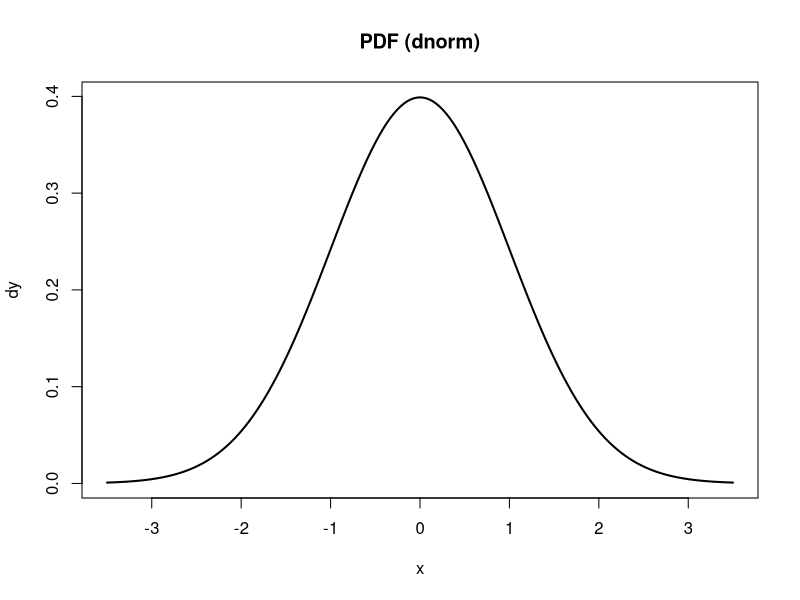
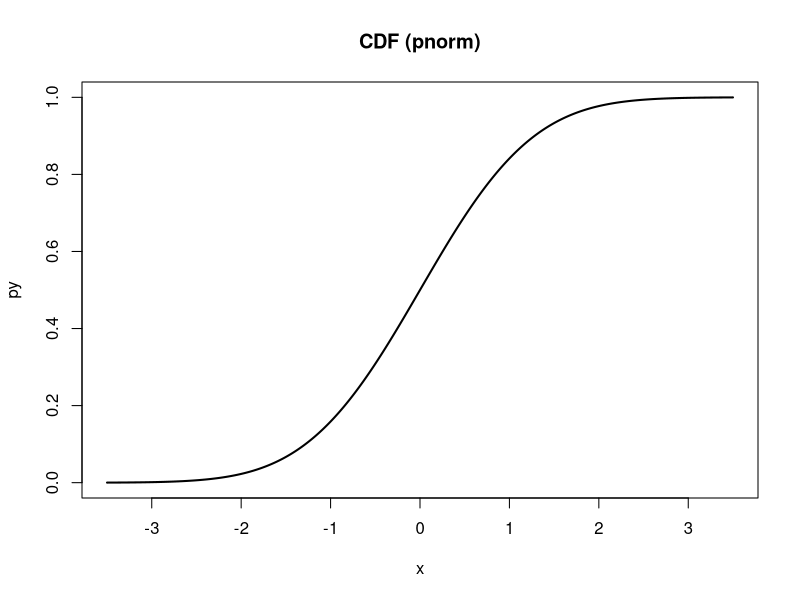
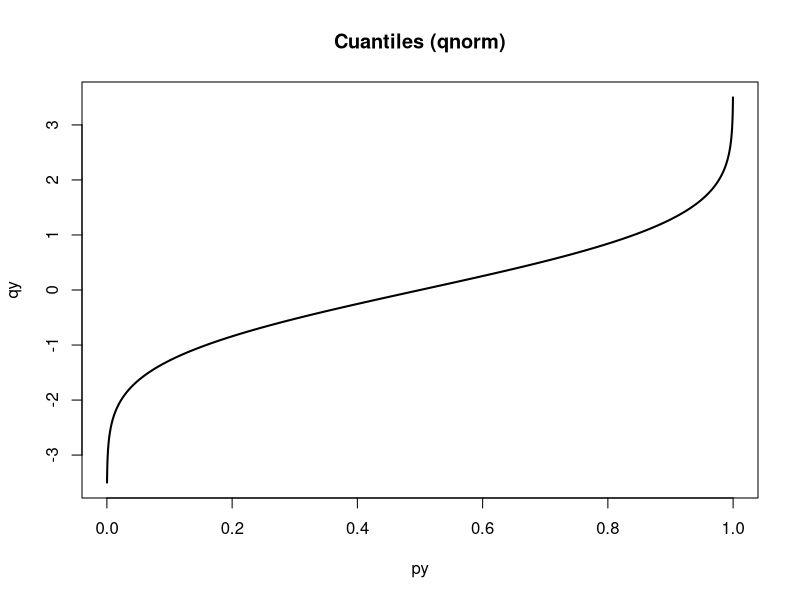
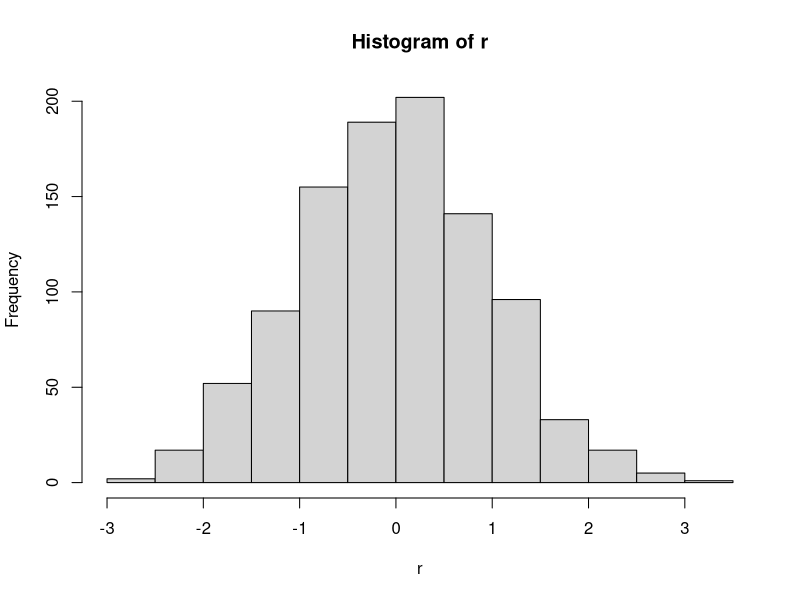
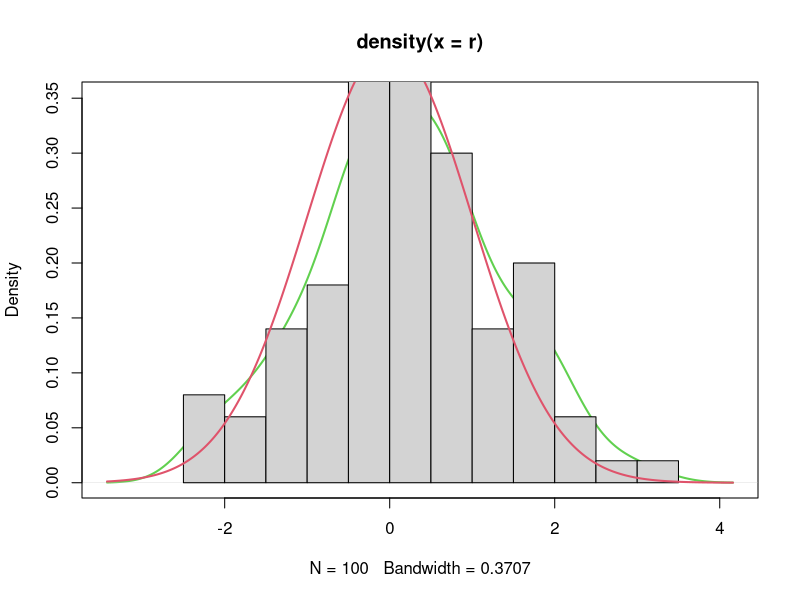
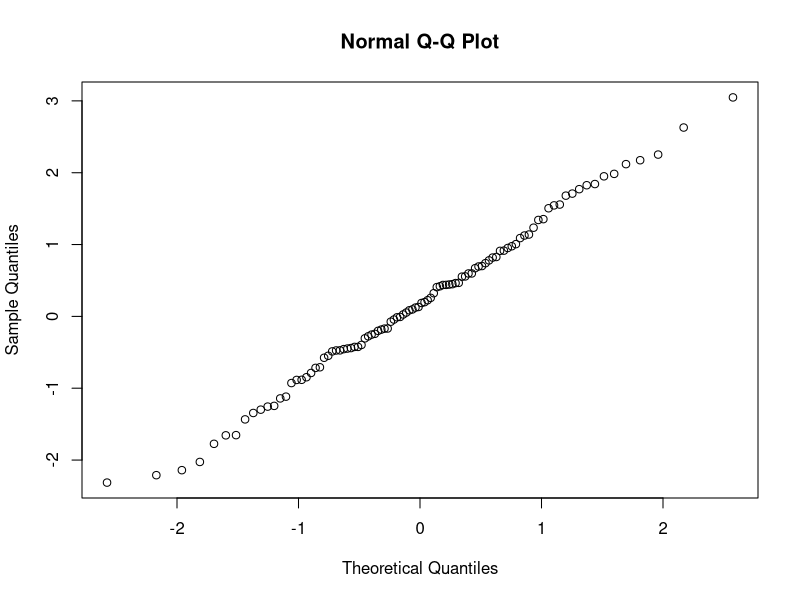

Recreate these plots in R, in order.

?Distributions

# Distibución Normal o Gaussiana

# dnorm : Función de Densidad de Probabilidad (PDF).
# pnorm : Función de Distribución de Probabilidad (CDF).
# qnorm : Función de Cuantiles.
# rnorm : Números aleatorios



# dnorm = densidad de probabilidad (PDF)
x <- seq(-3.5, 3.5, by = 0.01)
dy <- dnorm(x)
plot(x, dy, type = 'l', lwd = 2, main = "PDF (dnorm)")

py <- pnorm(x)
plot(x, py, type = 'l', lwd = 2, main = "CDF (pnorm)")

qy <- qnorm(py)
plot(py, qy, type = 'l', lwd = 2, main = "Cuantiles (qnorm)")

mean(qy - x)
all.equal(qy, x)


# Números aleatorios
r <- rnorm(1000)
mean(r)
sd(r)

sum(r <= 0) / length(r)
sum(r <= 1.96) / length(r)

summary(r)
qnorm(c(0.25, 0.75))

hist(r)

r <- rnorm(100)
densidad <- density(r)
plot(densidad, col = 3, lwd = 2)
hist(r, freq = FALSE, add = TRUE)
curve(dnorm(x), n=500, lwd=2, add=TRUE, col=2)
qqnorm(r)

## Función sample (muestreos aleatorios)
sample(1:5)
sample(5)
sample(c(6, 3.2, 7))

?sample
args(sample)

smps <- c('Homero', 'Marge', 'Bart', 'Lisa', 'Maggie')
sample(smps, 3, replace=TRUE)

sample(10.3)
sample(floor(10.3))
sample(-10.3)


# Argumento "prob"
x <- c('a', 'b', 'c')
p <- c(10,   5,   1)
m <- sample(x, size = 10000, replace = T, prob = p)

z <- table(m)
z
z['a'] / z['b']
z['a'] / z['c']

